Frame 1 (no input): blank canvas, image omitted
Frame 60 (no input): blank canvas, image omitted
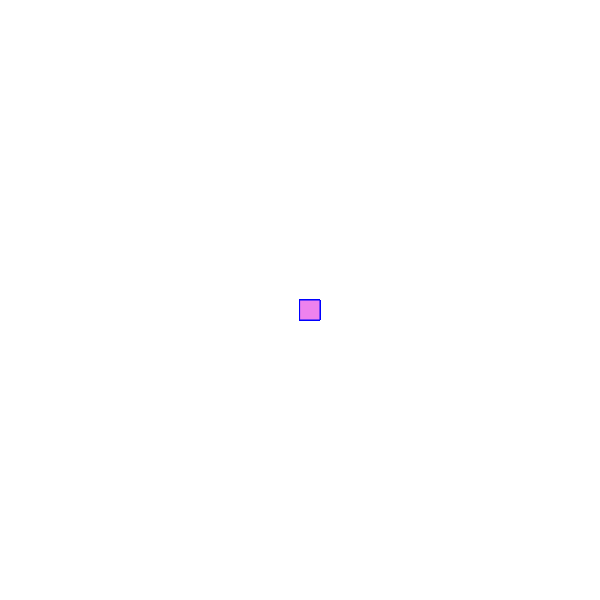
Frame 120 (the mouse pressed at the canvas centre since frame 60)

The p5.js sketch whose frames 1 and 60 were blank and that drew this single picture after the mouse press (run headless with seeded random() and noise() and a simulated clock; from frame 60 on, the mouse is pressed at the canvas centre):

// p5.js sketch
// ── sketch.js
function setup() {
  createCanvas(600, 600);
  background("white");
}

function draw() {
  stroke ("blue");
  fill("violet");
  
  if(mouseIsPressed){
  rect (mouseX, mouseY, 20,20);
  }
}
